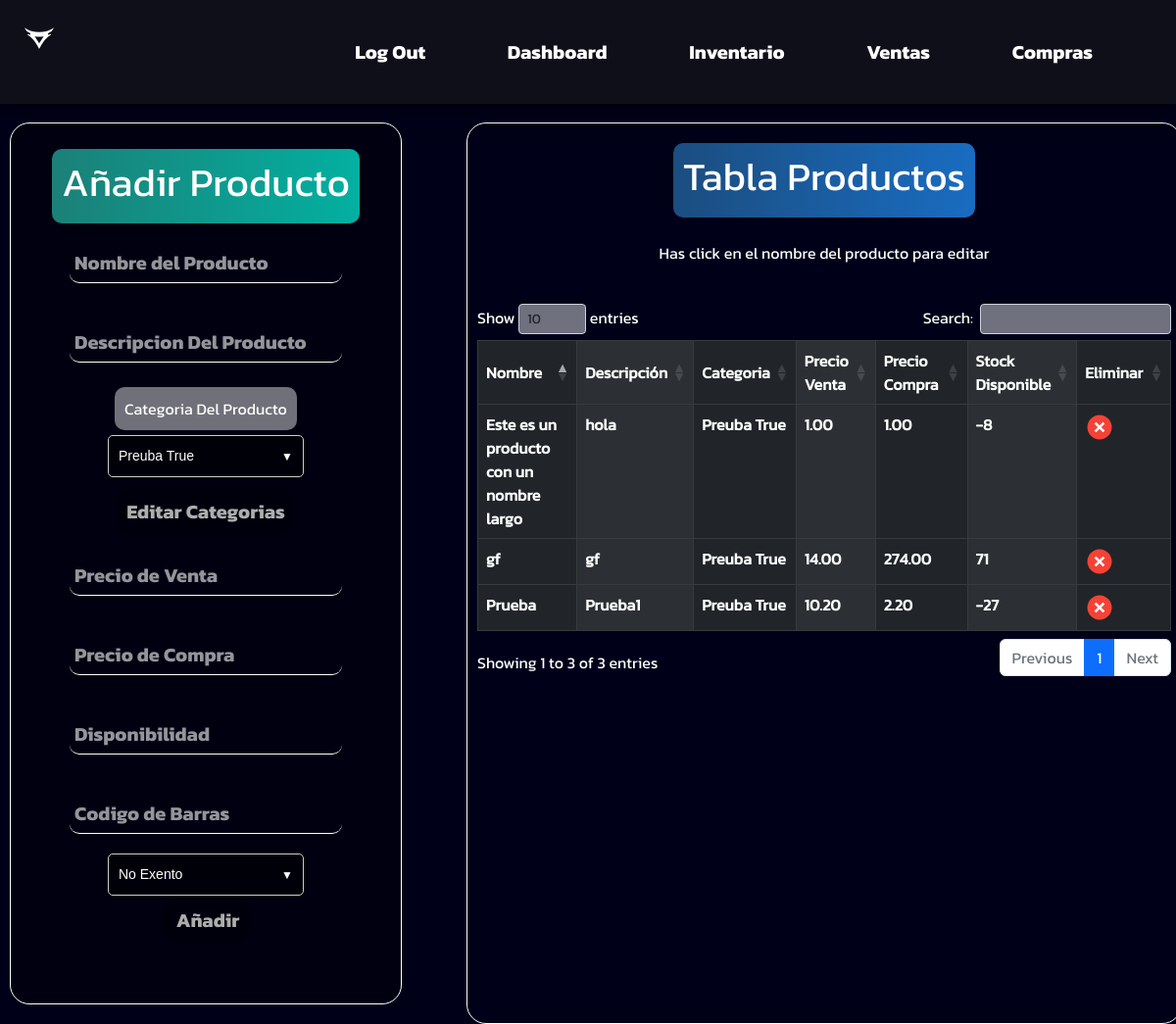
The app's page /items/, older data.
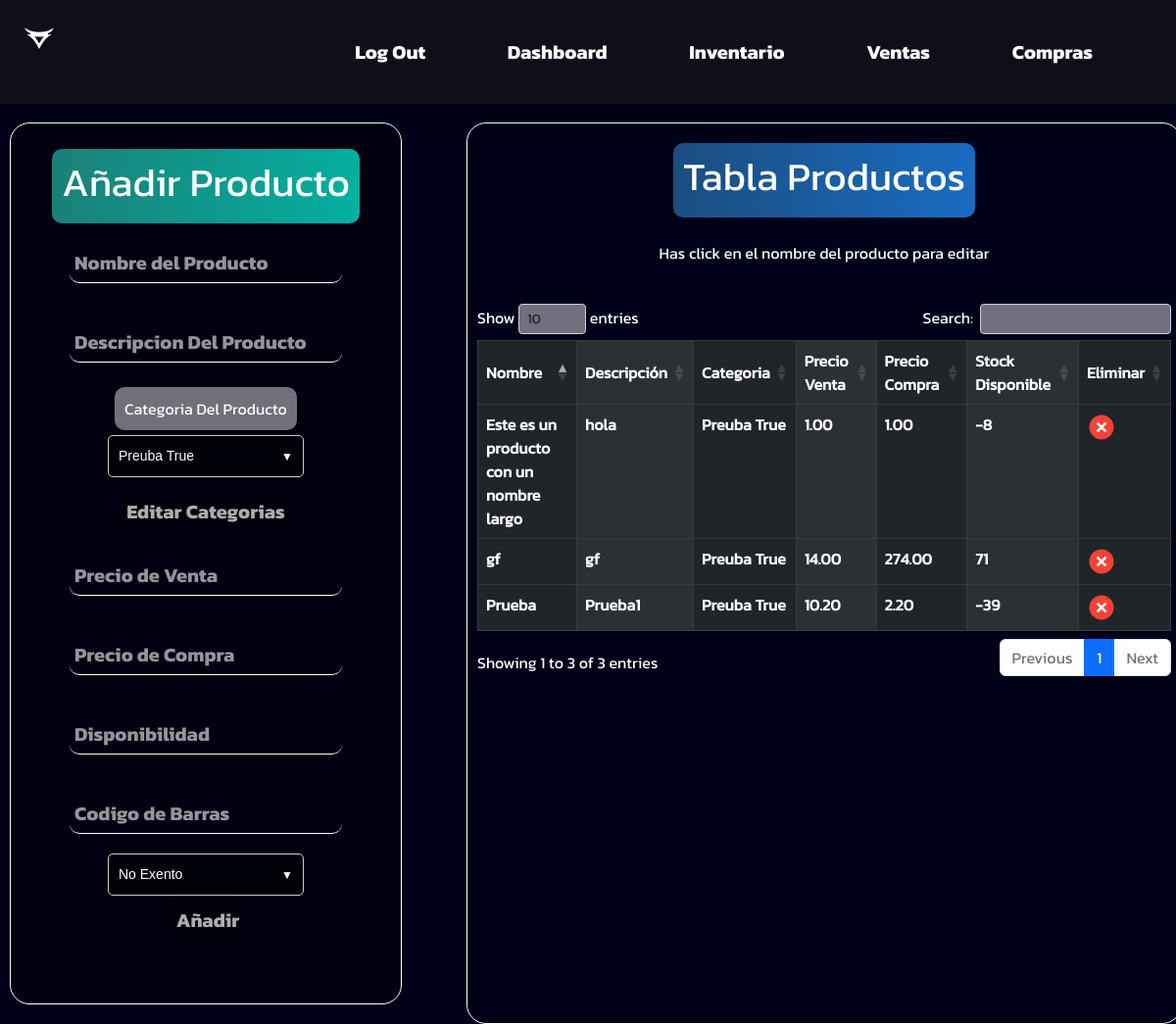
The same page, newer data.
### items/models.py (models this page shows, shortened)
class Producto(models.Model):
    slug = AutoSlugField(populate_from='nombre', unique=True)
    codigo_de_barras = models.CharField(max_length=13, unique=True, default='0000000000000')
    nombre = models.CharField(max_length=255, unique=True)
    descripcion = models.TextField(max_length=1000, blank=True)
    categoria = models.ForeignKey(Categoria, on_delete=models.CASCADE)
    precio_venta = models.DecimalField(max_digits=6, decimal_places=2)
    precio_compra = models.DecimalField(max_digits=6, decimal_places=2)
    stock = models.IntegerField()
    cantidad_comprada = models.PositiveIntegerField(default=0)
    cantidad_vendida = models.PositiveIntegerField(default=0)
    exento_de_impuesto = models.BooleanField(default=False)
    class Meta:
        db_table='producto'
        verbose_name= 'Producto'
        verbose_name_plural='Productos'
        ordering= ['id']

class Categoria(models.Model):
    nombre= models.CharField(max_length=200, unique=True)
    destacado = models.BooleanField(default=False)
    def __str__(self):
        return self.nombre
    class Meta:
        db_table='categorias'
        verbose_name= 'Categoria'
        verbose_name_plural='Categorías'
        ordering= ['-id']

### items/views.py (the view, shortened to what this page needs)
# urls.py: path('', views.Inventario, name="inventario"),
def Inventario(request):
    categorias = Categoria.objects.all()
    productos = Producto.objects.all()
    if request.method == "GET":
        return render(request, "inventario.html", {"productos": productos, "categorias":categorias})

### items/templates/inventario.html (shortened to what this page needs)
{% extends 'base_sesion2.html' %}
{% load static %}
{% block content %}
<link rel="stylesheet" href="{% static 'css/items.css' %}">
<link rel="stylesheet" href="{% static 'css/bootstrap.min.css' %}">
<link rel="stylesheet" href="{% static 'css/dataTables.bootstrap5.min.css' %}">
<div class="content">
    <form method="post">
        <div class="añadirProducto">
            <label class="Titulo">
                <h1>Añadir Producto</h1>
            </label>
            <input class="entradaDatos" type="text" name="nombre" id="nombre" placeholder="Nombre del Producto"required>
            <input class="entradaDatos" type="text" name="descripcion" id="descripcion"
                placeholder="Descripcion Del Producto">
            <label class="etiquetas"> Categoria Del Producto </label>
            <div class="select-container">
                <select id="categoria" name="categoria">
                    {% for categoriaprod in categorias%}
                    <option value="{{categoriaprod.nombre}}">{{categoriaprod.nombre}}</option>
                    {% endfor %}
                </select>
            </div>
            <a class="anadir btn1" href="/items/categorias">Editar Categorias </a>
            <input class="entradaDatos" type="text" name="precio_venta" id="precio_venta" placeholder="Precio de Venta"required>
            <input class="entradaDatos" type="text" name="precio_compra" id="precio_compra"
                placeholder="Precio de Compra" required>
            <input class="entradaDatos" type="number" name="stock" id="stock" placeholder="Disponibilidad" required>
            <input class="entradaDatos" type="text" name="codigo_de_barras" id="codigo_de_barras" placeholder="Codigo de Barras" maxlength="13" required>
            <div class="select-container">
                <select id="excento" name="excento">
                    <option value="0">No Exento</option>
                </select>
            </div>
            <input class="anadir" type="submit" value=" Añadir">
        </div>
    </form>
    <div class="tablaProductos">
        <label class="Titulo c2">
            <h1>Tabla Productos</h1>
        </label>
        <br>
        <p>Has click en el nombre del producto para editar</p>
        <br>
        <div class="table-responsive-sm ">
            <table class="table  table-dark table-striped-columns table-bordered" id="tabla-prod">
                <thead>
                    <tr>
                        <th class="centrado">Nombre</th>
                        <th class="centrado">Descripción</th>
                        <th class="centrado">Categoria</th>
                        <th class="centrado">Precio Venta</th>
                        <th class="centrado">Precio Compra</th>
                        <th class="centrado">Stock Disponible</th>
                        <th class="centrado">Eliminar</th>
                    </tr>
                </thead>
                <tbody>
                    {% for producto in productos %}
                    <tr>
                        <th><a href="{% url 'editarproducto' producto.id %}">{{producto.nombre}}</a></th>
                        <th><a href="{% url 'editarproducto' producto.id %}">{{producto.descripcion}}</a></th>
                        <th><a href="{% url 'editarproducto' producto.id %}">{{producto.categoria}}</a></th>
                        <th><a href="{% url 'editarproducto' producto.id %}">{{producto.precio_venta}}</a></th>
                        <th><a href="{% url 'editarproducto' producto.id %}">{{producto.precio_compra}}</a></th>
                        <th><a href="{% url 'editarproducto' producto.id %}">{{producto.stock}}</a></th>
                        <th><a href="{% url 'eliminarprod' producto.id %}"> <img src="{% static 'img/eliminar.svg'%}"></a></th>
                    </tr>
                    {% endfor %}
                </tbody>
            </table>
        </div>
    </div>
</div>
{% endblock %}

Row changes from the older to the newer data that the page shows:
changed Producto "Prueba": stock "-27" → "-39"
